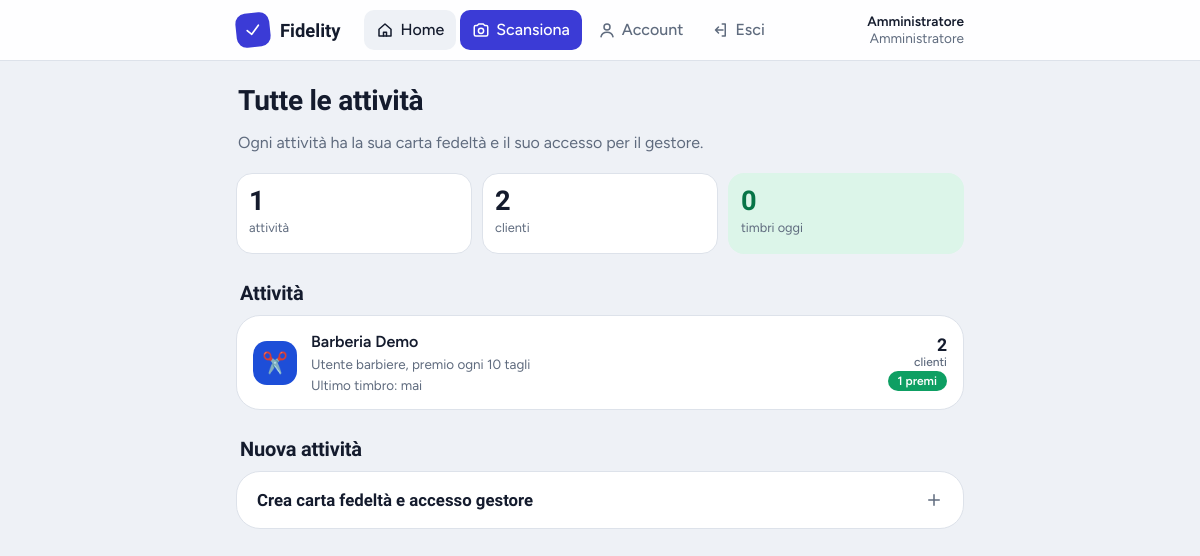
/dashboard.php (signed in), run on the app's committed database.
### tables this page shows
CREATE TABLE users (
  id            INT UNSIGNED NOT NULL AUTO_INCREMENT,
  username      VARCHAR(50)  NOT NULL,
  password_hash VARCHAR(255) NOT NULL,
  role          ENUM('admin','barber') NOT NULL DEFAULT 'barber',
  card_id       INT UNSIGNED NULL,
  full_name     VARCHAR(100) NULL,
  last_login    DATETIME     NULL,
  created_at    DATETIME     NOT NULL DEFAULT CURRENT_TIMESTAMP,
  PRIMARY KEY (id),
  UNIQUE KEY uq_username (username),
  KEY idx_card (card_id),
  CONSTRAINT fk_users_card FOREIGN KEY (card_id) REFERENCES cards(id) ON DELETE CASCADE
);

CREATE TABLE cards (
  id              INT UNSIGNED NOT NULL AUTO_INCREMENT,
  name            VARCHAR(100) NOT NULL,
  color           CHAR(7)      NOT NULL DEFAULT '#1f2937',
  stamps_required TINYINT UNSIGNED NOT NULL DEFAULT 10,    
  reward_text     VARCHAR(150) NOT NULL DEFAULT 'Taglio gratis',
  icon            VARCHAR(16)  NOT NULL DEFAULT '✂️',              
  unit_singular   VARCHAR(30)  NOT NULL DEFAULT 'taglio',          
  unit_plural     VARCHAR(30)  NOT NULL DEFAULT 'tagli',
  address         VARCHAR(150) NULL,
  phone           VARCHAR(30)  NULL,
  active          TINYINT(1)   NOT NULL DEFAULT 1,
  created_at      DATETIME     NOT NULL DEFAULT CURRENT_TIMESTAMP,
  PRIMARY KEY (id)
);

### dashboard.php (the view, shortened to what this page needs)
<?php
require_once __DIR__ . '/inc/bootstrap.php';
$user = require_login();
$presets = business_presets();
$p0 = $presets['barbiere'];
$form = ['name' => '', 'color' => '#3b3bd6', 'stamps_required' => 10, 'reward_text' => $p0['reward'],
         'icon' => $p0['icon'], 'unit_singular' => $p0['one'], 'unit_plural' => $p0['many'],
         'address' => '', 'phone' => '', 'username' => '', 'password' => random_password(10)];
$stats = db()->query("SELECT
    (SELECT COUNT(*) FROM cards) AS cards,
    (SELECT COUNT(*) FROM customers) AS customers,
    (SELECT COUNT(*) FROM stamp_log WHERE action = 'stamp' AND created_at >= CURDATE()) AS today")->fetch();
$cards = db()->query("SELECT c.*, u.username,
        (SELECT COUNT(*) FROM customers cu WHERE cu.card_id = c.id) AS n_customers,
        (SELECT COUNT(*) FROM customers cu WHERE cu.card_id = c.id AND cu.stamps >= c.stamps_required) AS n_ready,
        (SELECT MAX(l.created_at) FROM stamp_log l JOIN customers cu ON cu.id = l.customer_id WHERE cu.card_id = c.id) AS last_activity
    FROM cards c
    LEFT JOIN users u ON u.card_id = c.id AND u.role = 'barber'
    ORDER BY c.name")->fetchAll();
$active = 'home';
require __DIR__ . '/inc/header.php';
?>
<div class="page-head">
  <h1>Tutte le attività</h1>
  <p>Ogni attività ha la sua carta fedeltà e il suo accesso per il gestore.</p>
</div>
<div class="kpis">
  <div class="kpi"><b><?= (int)$stats['cards'] ?></b><span>attività</span></div>
  <div class="kpi"><b><?= (int)$stats['customers'] ?></b><span>clienti</span></div>
  <div class="kpi good"><b><?= (int)$stats['today'] ?></b><span>timbri oggi</span></div>
</div>
<div class="section-title"><h2>Attività</h2></div>
<?php if (!$cards): ?>
  <div class="list"><div class="empty"><div class="big">🏪</div>Nessuna attività. Creane una qui sotto.</div></div>
<?php else: ?>
  <ul class="list" id="cards-list">
    <?php foreach ($cards as $c): ?>
    <li>
      <a class="item" href="<?= e(url('card.php?id=' . (int)$c['id'])) ?>">
        <span class="avatar" style="background:<?= e($c['color']) ?>;font-size:1.3rem"><?= e($c['icon']) ?></span>
        <span class="item-main">
          <b><?= e($c['name']) ?></b>
          <small>Utente <?= e($c['username'] ?? '-') ?>, premio ogni <?= (int)$c['stamps_required'] ?> <?= e($c['unit_plural']) ?></small>
          <small>Ultimo timbro: <?= e(time_ago($c['last_activity'])) ?></small>
        </span>
        <span class="item-side"><?= (int)$c['n_customers'] ?><small>clienti</small>
          <?php if ($c['n_ready']): ?><span class="tag"><?= (int)$c['n_ready'] ?> premi</span><?php endif; ?>
        </span>
      </a>
    </li>
    <?php endforeach; ?>
  </ul>
<?php endif; ?>
<div class="section-title"><h2>Nuova attività</h2></div>
<details class="fold" id="nuovo" <?= $form['name'] !== '' ? 'open' : '' ?>>
  <summary>Crea carta fedeltà e accesso gestore<?= icon('plus', 18) ?></summary>
</details>
<?php require __DIR__ . '/inc/footer.php'; ?>

### inc/header.php (shortened to what this page needs)
<?php
$u = current_user();
$active = $active ?? '';
$bodyClass = $bodyClass ?? ($u ? 'logged' : 'guest');
$scanUrl = $u ? (is_admin($u) ? 'scan.php' : 'scan.php?card=' . (int)$u['card_id']) : '';
?><!doctype html>
<html lang="it">
<head>
<link rel="stylesheet" href="<?= e(url('assets/style.css')) ?>?v=2">
</head>
<body class="<?= e($bodyClass) ?>">
<?php if ($u): ?>
<header class="topbar">
  <div class="topbar-in">
    <a class="brand" href="<?= e(url('dashboard.php')) ?>"><span class="brand-mark"><?= icon('check', 20) ?></span><?= e(APP_NAME) ?></a>
    <nav class="desk-nav" aria-label="Menu">
      <a href="<?= e(url('dashboard.php')) ?>" class="<?= $active === 'home' ? 'on' : '' ?>"><?= icon('home', 18) ?>Home</a>
      <a href="<?= e(url($scanUrl)) ?>" class="scan"><?= icon('camera', 18) ?>Scansiona</a>
      <a href="<?= e(url('account.php')) ?>" class="<?= $active === 'account' ? 'on' : '' ?>"><?= icon('user', 18) ?>Account</a>
      <a href="<?= e(url('logout.php')) ?>"><?= icon('logout', 18) ?>Esci</a>
    </nav>
    <div class="who"><b><?= e($u['full_name'] ?: $u['username']) ?></b><?= is_admin($u) ? 'Amministratore' : 'Gestore' ?></div>
  </div>
</header>
<?php endif; ?>
<main class="wrap">

### assets/style.css (style rules this page uses)
:root { --bg:#eef1f6; --surface:#ffffff; --ink:#141b2d; --muted:#5f6b7e; --line:#dde2ea; --brand:#3b3bd6; --brand-deep:#2a2aa8; --brand-soft:#e8e8fb; --win:#0e9f63; --win-deep:#077447; --win-soft:#dcf5e9; --danger:#c73636; --warn-soft:#fff4d6; --warn-ink:#7a5300; --r-lg:24px; --r-md:16px; --r-sm:12px; --font-display:"Bricolage Grotesque",system-ui,sans-serif; --font-body:"Figtree",system-ui,-apple-system,"Segoe UI",sans-serif; --tab-h:68px; }
* { box-sizing:border-box }
html { -webkit-text-size-adjust:100% }
body { margin:0;font:400 16px/1.5 var(--font-body);color:var(--ink);background:var(--bg);-webkit-font-smoothing:antialiased }
body.logged { padding-bottom:calc(var(--tab-h) + 24px + env(safe-area-inset-bottom)) }
a { color:var(--brand) }
h1,h2,h3 { font-family:var(--font-display);line-height:1.15;margin:0 0 .5em;letter-spacing:-.01em }
h1 { font-size:1.75rem;font-weight:700 }
h2 { font-size:1.25rem;font-weight:700 }
p { margin:0 0 1em }
.wrap { max-width:760px;margin:0 auto;padding:20px 16px }
.topbar { position:sticky;top:0;z-index:20;background:rgba(255,255,255,.92);backdrop-filter:saturate(1.4) blur(10px); border-bottom:1px solid var(--line);padding-top:env(safe-area-inset-top) }
.topbar-in { max-width:760px;margin:0 auto;padding:10px 16px;display:flex;align-items:center;gap:12px }
.brand { display:flex;align-items:center;gap:10px;text-decoration:none;color:var(--ink);font:700 1.15rem var(--font-display) }
.brand-mark { width:34px;height:34px;border-radius:10px;background:var(--brand);color:#fff;display:grid;place-items:center;transform:rotate(-6deg) }
.who { margin-left:auto;font-size:.85rem;color:var(--muted);text-align:right;line-height:1.25;max-width:50%;overflow:hidden;text-overflow:ellipsis;white-space:nowrap }
.who b { display:block;color:var(--ink);font-weight:600 }
.desk-nav { display:none }
@media (min-width:860px) { body.logged { padding-bottom:40px } }
@media (min-width:860px) { .desk-nav { display:flex;gap:4px;margin-left:12px } }
@media (min-width:860px) { .desk-nav a { display:flex;align-items:center;gap:6px;padding:8px 12px;border-radius:10px;color:var(--muted);text-decoration:none;font-weight:500 } }
@media (min-width:860px) { .desk-nav a.on,.desk-nav a:hover { background:var(--bg);color:var(--ink) } }
@media (min-width:860px) { .desk-nav a.scan { background:var(--brand);color:#fff } }
.section-title { display:flex;align-items:baseline;justify-content:space-between;gap:12px;margin:28px 4px 10px }
.section-title h2 { margin:0 }
.page-head { margin:4px 2px 18px }
.page-head p { color:var(--muted);margin:0 }
.list { list-style:none;margin:0;padding:0;background:var(--surface);border-radius:var(--r-lg);border:1px solid var(--line);overflow:hidden }
.item { display:flex;align-items:center;gap:14px;padding:14px 16px;color:inherit;text-decoration:none }
.avatar { flex:none;width:44px;height:44px;border-radius:14px;display:grid;place-items:center;font:700 1rem var(--font-display);color:#fff;background:var(--brand) }
.item-main { flex:1;min-width:0 }
.item-main b { display:block;font-weight:600;white-space:nowrap;overflow:hidden;text-overflow:ellipsis }
.item-main small { display:block;color:var(--muted);font-size:.84rem;white-space:nowrap;overflow:hidden;text-overflow:ellipsis }
.item-side { text-align:right;font:700 1.1rem var(--font-display);white-space:nowrap }
.item-side small { display:block;font:500 .75rem var(--font-body);color:var(--muted) }
.tag { display:inline-block;padding:3px 10px;border-radius:99px;font:600 .75rem var(--font-body);background:var(--win);color:#fff }
.kpis { display:grid;grid-template-columns:repeat(3,1fr);gap:10px;margin-bottom:6px }
.kpi { background:var(--surface);border:1px solid var(--line);border-radius:var(--r-md);padding:14px 12px }
.kpi b { display:block;font:800 1.7rem/1 var(--font-display) }
.kpi span { font-size:.8rem;color:var(--muted) }
.kpi.good { background:var(--win-soft);border-color:transparent }
.kpi.good b { color:var(--win-deep) }
details.fold { background:var(--surface);border:1px solid var(--line);border-radius:var(--r-lg);margin-bottom:16px }
details.fold > summary { list-style:none;cursor:pointer;display:flex;align-items:center;gap:12px;padding:18px 20px;font:600 1.05rem var(--font-display) }
.item-main small { white-space:normal }

### data on the page
users: full_name "Amministratore"
cards: icon "✂️", name "Barberia Demo", username "barbiere", stamps_required "10", unit_plural "tagli", last_activity "mai", n_customers "2", n_ready "1"

### other printed values
APP_NAME "Fidelity"
$stats['cards'] "1"
$stats['customers'] "2"
$stats['today'] "0"
